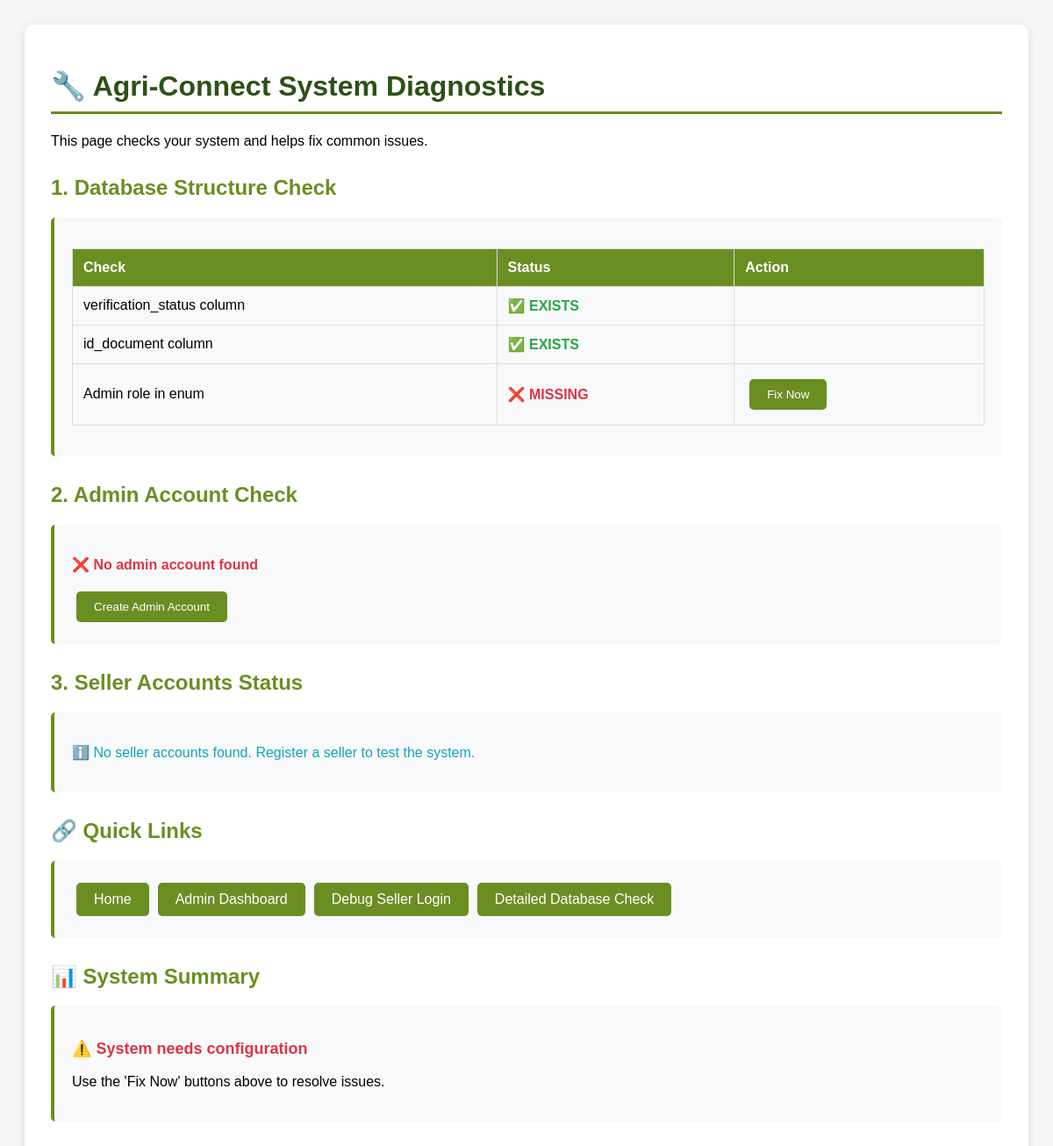
Before: /fix_all.php with the older database file.
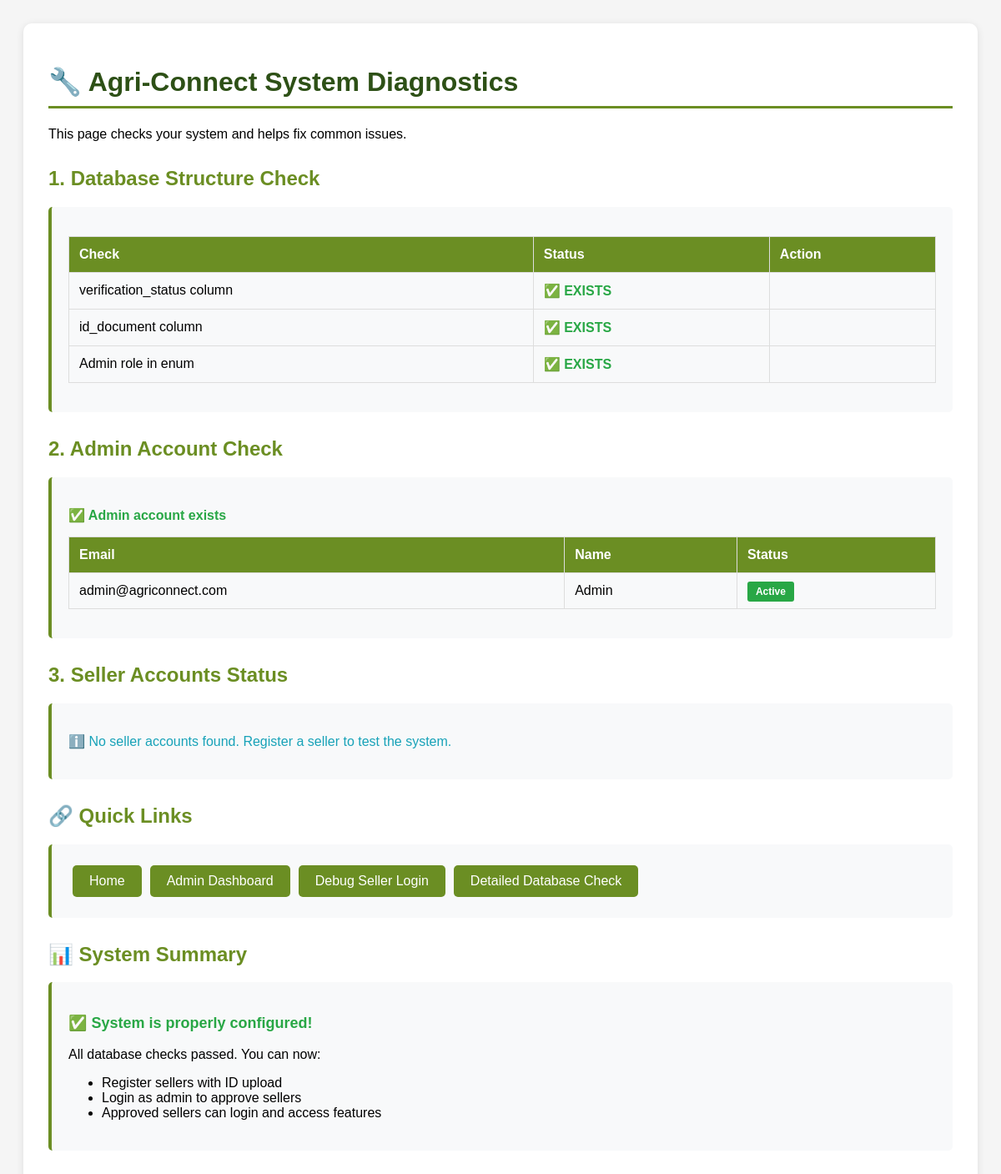
After: the same page with the newer database file.
### tables this page shows
CREATE TABLE users (
    id INT AUTO_INCREMENT PRIMARY KEY,
    full_name VARCHAR(120) NOT NULL,
    email VARCHAR(120) NOT NULL UNIQUE,
    password_hash VARCHAR(255) NOT NULL,
    role ENUM('buyer', 'seller', 'admin') NOT NULL,
    bio TEXT NULL,
    verification_status ENUM('pending', 'approved', 'rejected') DEFAULT 'approved',
    id_document VARCHAR(255) NULL,
    created_at TIMESTAMP DEFAULT CURRENT_TIMESTAMP
);

### fix_all.php (the view, shortened to what the changed rows need)
<!DOCTYPE html>
<html lang="en">
<head>
</head>
<body>
    <div class="container">
        <h1>🔧 Agri-Connect System Diagnostics</h1>
        <?php
        require 'config.php';
        echo "<h2>1. Database Structure Check</h2>";
        echo "<div class='card'>";
        try {
            $stmt = $pdo->query("SHOW COLUMNS FROM users");
            $columns = $stmt->fetchAll(PDO::FETCH_COLUMN);
            $hasVerificationStatus = in_array('verification_status', $columns);
            $hasIdDocument = in_array('id_document', $columns);
            $stmt = $pdo->query("SHOW COLUMNS FROM users LIKE 'role'");
            $roleColumn = $stmt->fetch();
            $hasAdminRole = strpos($roleColumn['Type'], 'admin') !== false;
            echo "<table>";
            echo "<tr><th>Check</th><th>Status</th><th>Action</th></tr>";
            echo "<tr><td>Admin role in enum</td><td>";
            if ($hasAdminRole) {
                echo "<span class='success'>✅ EXISTS</span>";
            } else {
                echo "<span class='error'>❌ MISSING</span>";
            }
            echo "</td><td>";
            if (!$hasAdminRole) {
                echo "<form method='POST' style='display:inline;'><input type='hidden' name='fix' value='add_admin_role'><button type='submit' class='btn'>Fix Now</button></form>";
            }
            echo "</td></tr>";
            echo "</table>";
        } catch (PDOException $e) {
            echo "<p class='error'>Database Error: " . $e->getMessage() . "</p>";
        }
        echo "</div>";
        echo "<h2>2. Admin Account Check</h2>";
        echo "<div class='card'>";
        try {
            $stmt = $pdo->query("SELECT * FROM users WHERE role = 'admin'");
            $admins = $stmt->fetchAll();
            if (count($admins) > 0) {
                echo "<p class='success'>✅ Admin account exists</p>";
                echo "<table>";
                echo "<tr><th>Email</th><th>Name</th><th>Status</th></tr>";
                foreach ($admins as $admin) {
                    echo "<tr>";
                    echo "<td>" . htmlspecialchars($admin['email']) . "</td>";
                    echo "<td>" . htmlspecialchars($admin['full_name']) . "</td>";
                    echo "<td><span class='badge-success status-badge'>Active</span></td>";
                    echo "</tr>";
                }
                echo "</table>";
            } else {
                echo "<p class='error'>❌ No admin account found</p>";
                echo "<form method='POST'><input type='hidden' name='fix' value='create_admin'><button type='submit' class='btn'>Create Admin Account</button></form>";
            }
        } catch (PDOException $e) {
            echo "<p class='error'>Error: " . $e->getMessage() . "</p>";
        }
        echo "</div>";
        echo "<h2>3. Seller Accounts Status</h2>";
        echo "<h2>🔗 Quick Links</h2>";
        echo "<h2>📊 System Summary</h2>";
        echo "<div class='card'>";
        $allGood = $hasVerificationStatus && $hasIdDocument && $hasAdminRole && count($admins) > 0;
        if ($allGood) {
            echo "<p class='success' style='font-size: 18px;'>✅ System is properly configured!</p>";
            echo "<p>All database checks passed. You can now:</p>";
            echo "<ul>";
            echo "<li>Register sellers with ID upload</li>";
            echo "<li>Login as admin to approve sellers</li>";
            echo "<li>Approved sellers can login and access features</li>";
            echo "</ul>";
        } else {
            echo "<p class='error' style='font-size: 18px;'>⚠️ System needs configuration</p>";
            echo "<p>Use the 'Fix Now' buttons above to resolve issues.</p>";
        }
        echo "</div>";
        ?>
    </div>
</body>
</html>

Changed rows visible on the page:
added users: email "admin@agriconnect.com", full_name "Admin"
Other visible differences:
text no longer shown: "❌ MISSING Fix Now ❌ No admin account found Create Admin Account ⚠️ System needs configuration Use the 'Fix Now' buttons above to resolve issues."
text now shown: "✅ EXISTS ✅ Admin account exists Email Name Status ✅ System is properly configured! All database checks passed. You can now: Register sellers with ID upload Login as admin to approve sellers Approved sellers can login and access features"
